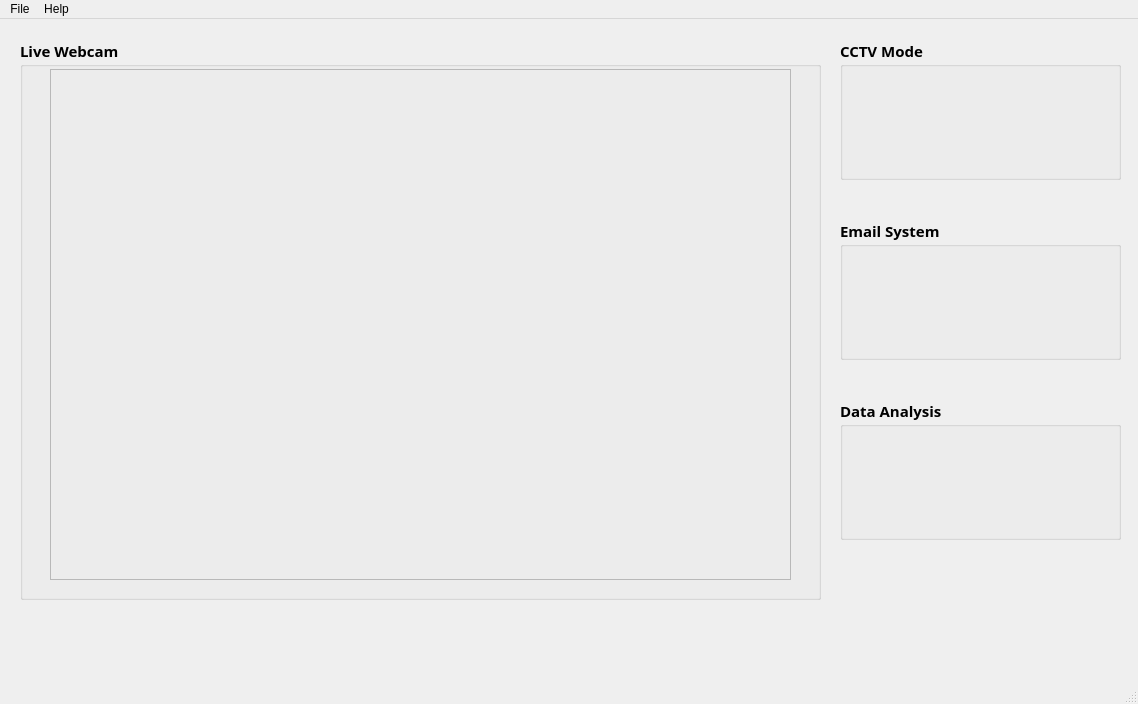
<?xml version="1.0" encoding="UTF-8"?>
<ui version="4.0">
 <class>MainWindow</class>
 <widget class="QMainWindow" name="MainWindow">
  <property name="geometry">
   <rect>
    <x>0</x>
    <y>0</y>
    <width>1138</width>
    <height>704</height>
   </rect>
  </property>
  <property name="windowTitle">
   <string>위험비행물 탐지시스템</string>
  </property>
  <property name="windowIcon">
   <iconset>
    <normaloff>pics/airplane.png</normaloff>pics/airplane.png</iconset>
  </property>
  <widget class="QWidget" name="centralwidget">
   <widget class="QGroupBox" name="box_cctv">
    <property name="enabled">
     <bool>true</bool>
    </property>
    <property name="geometry">
     <rect>
      <x>840</x>
      <y>20</y>
      <width>281</width>
      <height>141</height>
     </rect>
    </property>
    <property name="palette">
     <palette>
      <active>
       <colorrole role="Button">
        <brush brushstyle="SolidPattern">
         <color alpha="255">
          <red>244</red>
          <green>177</green>
          <blue>131</blue>
         </color>
        </brush>
       </colorrole>
       <colorrole role="Midlight">
        <brush brushstyle="SolidPattern">
         <color alpha="255">
          <red>244</red>
          <green>177</green>
          <blue>131</blue>
         </color>
        </brush>
       </colorrole>
       <colorrole role="Base">
        <brush brushstyle="SolidPattern">
         <color alpha="255">
          <red>255</red>
          <green>255</green>
          <blue>255</blue>
         </color>
        </brush>
       </colorrole>
       <colorrole role="Window">
        <brush brushstyle="SolidPattern">
         <color alpha="255">
          <red>244</red>
          <green>177</green>
          <blue>131</blue>
         </color>
        </brush>
       </colorrole>
      </active>
      <inactive>
       <colorrole role="Button">
        <brush brushstyle="SolidPattern">
         <color alpha="255">
          <red>244</red>
          <green>177</green>
          <blue>131</blue>
         </color>
        </brush>
       </colorrole>
       <colorrole role="Midlight">
        <brush brushstyle="SolidPattern">
         <color alpha="255">
          <red>244</red>
          <green>177</green>
          <blue>131</blue>
         </color>
        </brush>
       </colorrole>
       <colorrole role="Base">
        <brush brushstyle="SolidPattern">
         <color alpha="255">
          <red>255</red>
          <green>255</green>
          <blue>255</blue>
         </color>
        </brush>
       </colorrole>
       <colorrole role="Window">
        <brush brushstyle="SolidPattern">
         <color alpha="255">
          <red>244</red>
          <green>177</green>
          <blue>131</blue>
         </color>
        </brush>
       </colorrole>
      </inactive>
      <disabled>
       <colorrole role="Button">
        <brush brushstyle="SolidPattern">
         <color alpha="255">
          <red>244</red>
          <green>177</green>
          <blue>131</blue>
         </color>
        </brush>
       </colorrole>
       <colorrole role="Midlight">
        <brush brushstyle="SolidPattern">
         <color alpha="255">
          <red>244</red>
          <green>177</green>
          <blue>131</blue>
         </color>
        </brush>
       </colorrole>
       <colorrole role="Base">
        <brush brushstyle="SolidPattern">
         <color alpha="255">
          <red>244</red>
          <green>177</green>
          <blue>131</blue>
         </color>
        </brush>
       </colorrole>
       <colorrole role="Window">
        <brush brushstyle="SolidPattern">
         <color alpha="255">
          <red>244</red>
          <green>177</green>
          <blue>131</blue>
         </color>
        </brush>
       </colorrole>
      </disabled>
     </palette>
    </property>
    <property name="font">
     <font>
      <family>한국기계연구원_Bold</family>
      <pointsize>11</pointsize>
      <weight>75</weight>
      <bold>true</bold>
     </font>
    </property>
    <property name="cursor">
     <cursorShape>ArrowCursor</cursorShape>
    </property>
    <property name="acceptDrops">
     <bool>false</bool>
    </property>
    <property name="toolTipDuration">
     <number>-1</number>
    </property>
    <property name="autoFillBackground">
     <bool>false</bool>
    </property>
    <property name="title">
     <string>CCTV Mode</string>
    </property>
    <property name="flat">
     <bool>false</bool>
    </property>
    <property name="checkable">
     <bool>false</bool>
    </property>
    <widget class="QWidget" name="horizontalLayoutWidget">
     <property name="geometry">
      <rect>
       <x>10</x>
       <y>29</y>
       <width>261</width>
       <height>101</height>
      </rect>
     </property>
     <layout class="QHBoxLayout" name="horizontalLayout_cctv">
      <property name="spacing">
       <number>0</number>
      </property>
      <property name="sizeConstraint">
       <enum>QLayout::SetNoConstraint</enum>
      </property>
      <item>
       <spacer name="horizontalSpacer_4">
        <property name="orientation">
         <enum>Qt::Horizontal</enum>
        </property>
        <property name="sizeHint" stdset="0">
         <size>
          <width>40</width>
          <height>20</height>
         </size>
        </property>
       </spacer>
      </item>
      <item>
       <widget class="QPushButton" name="pushButton_cctv_on">
        <property name="palette">
         <palette>
          <active>
           <colorrole role="Button">
            <brush brushstyle="SolidPattern">
             <color alpha="255">
              <red>255</red>
              <green>255</green>
              <blue>255</blue>
             </color>
            </brush>
           </colorrole>
          </active>
          <inactive>
           <colorrole role="Button">
            <brush brushstyle="SolidPattern">
             <color alpha="255">
              <red>255</red>
              <green>255</green>
              <blue>255</blue>
             </color>
            </brush>
           </colorrole>
          </inactive>
          <disabled>
           <colorrole role="Button">
            <brush brushstyle="SolidPattern">
             <color alpha="255">
              <red>255</red>
              <green>255</green>
              <blue>255</blue>
             </color>
            </brush>
           </colorrole>
          </disabled>
         </palette>
        </property>
        <property name="font">
         <font>
          <family>Yu Gothic UI Semilight</family>
          <pointsize>9</pointsize>
          <weight>50</weight>
          <bold>false</bold>
         </font>
        </property>
        <property name="mouseTracking">
         <bool>false</bool>
        </property>
        <property name="text">
         <string/>
        </property>
        <property name="icon">
         <iconset>
          <normaloff>pics/on.png</normaloff>pics/on.png</iconset>
        </property>
        <property name="iconSize">
         <size>
          <width>70</width>
          <height>70</height>
         </size>
        </property>
        <property name="autoRepeatDelay">
         <number>300</number>
        </property>
        <property name="autoDefault">
         <bool>false</bool>
        </property>
        <property name="default">
         <bool>false</bool>
        </property>
        <property name="flat">
         <bool>true</bool>
        </property>
       </widget>
      </item>
      <item>
       <spacer name="horizontalSpacer_3">
        <property name="orientation">
         <enum>Qt::Horizontal</enum>
        </property>
        <property name="sizeHint" stdset="0">
         <size>
          <width>40</width>
          <height>20</height>
         </size>
        </property>
       </spacer>
      </item>
      <item>
       <widget class="QPushButton" name="pushButton_cctv_off">
        <property name="palette">
         <palette>
          <active>
           <colorrole role="Button">
            <brush brushstyle="SolidPattern">
             <color alpha="255">
              <red>255</red>
              <green>255</green>
              <blue>255</blue>
             </color>
            </brush>
           </colorrole>
          </active>
          <inactive>
           <colorrole role="Button">
            <brush brushstyle="SolidPattern">
             <color alpha="255">
              <red>255</red>
              <green>255</green>
              <blue>255</blue>
             </color>
            </brush>
           </colorrole>
          </inactive>
          <disabled>
           <colorrole role="Button">
            <brush brushstyle="SolidPattern">
             <color alpha="255">
              <red>255</red>
              <green>255</green>
              <blue>255</blue>
             </color>
            </brush>
           </colorrole>
          </disabled>
         </palette>
        </property>
        <property name="font">
         <font>
          <family>Yu Gothic UI Semilight</family>
          <pointsize>9</pointsize>
          <weight>50</weight>
          <bold>false</bold>
         </font>
        </property>
        <property name="text">
         <string/>
        </property>
        <property name="icon">
         <iconset>
          <normaloff>pics/off.png</normaloff>pics/off.png</iconset>
        </property>
        <property name="iconSize">
         <size>
          <width>70</width>
          <height>70</height>
         </size>
        </property>
        <property name="flat">
         <bool>true</bool>
        </property>
       </widget>
      </item>
      <item>
       <spacer name="horizontalSpacer_8">
        <property name="orientation">
         <enum>Qt::Horizontal</enum>
        </property>
        <property name="sizeHint" stdset="0">
         <size>
          <width>40</width>
          <height>20</height>
         </size>
        </property>
       </spacer>
      </item>
     </layout>
    </widget>
   </widget>
   <widget class="QGroupBox" name="box_webcam">
    <property name="geometry">
     <rect>
      <x>20</x>
      <y>20</y>
      <width>801</width>
      <height>561</height>
     </rect>
    </property>
    <property name="font">
     <font>
      <family>한국기계연구원_Bold</family>
      <pointsize>11</pointsize>
      <weight>75</weight>
      <bold>true</bold>
     </font>
    </property>
    <property name="title">
     <string>Live Webcam</string>
    </property>
    <property name="flat">
     <bool>false</bool>
    </property>
    <widget class="QFrame" name="frame_webcam">
     <property name="geometry">
      <rect>
       <x>30</x>
       <y>30</y>
       <width>741</width>
       <height>511</height>
      </rect>
     </property>
     <property name="frameShape">
      <enum>QFrame::StyledPanel</enum>
     </property>
     <property name="frameShadow">
      <enum>QFrame::Raised</enum>
     </property>
    </widget>
   </widget>
   <widget class="QGroupBox" name="box_email">
    <property name="geometry">
     <rect>
      <x>840</x>
      <y>200</y>
      <width>281</width>
      <height>141</height>
     </rect>
    </property>
    <property name="font">
     <font>
      <family>한국기계연구원_Bold</family>
      <pointsize>11</pointsize>
      <weight>75</weight>
      <bold>true</bold>
     </font>
    </property>
    <property name="autoFillBackground">
     <bool>false</bool>
    </property>
    <property name="title">
     <string>Email System</string>
    </property>
    <widget class="QWidget" name="horizontalLayoutWidget_3">
     <property name="geometry">
      <rect>
       <x>10</x>
       <y>30</y>
       <width>261</width>
       <height>101</height>
      </rect>
     </property>
     <layout class="QHBoxLayout" name="horizontalLayout_email">
      <item>
       <spacer name="horizontalSpacer">
        <property name="orientation">
         <enum>Qt::Horizontal</enum>
        </property>
        <property name="sizeHint" stdset="0">
         <size>
          <width>40</width>
          <height>20</height>
         </size>
        </property>
       </spacer>
      </item>
      <item>
       <widget class="QPushButton" name="pushButton_email">
        <property name="font">
         <font>
          <family>Yu Gothic UI Semilight</family>
          <pointsize>9</pointsize>
          <weight>50</weight>
          <bold>false</bold>
         </font>
        </property>
        <property name="text">
         <string/>
        </property>
        <property name="icon">
         <iconset>
          <normaloff>pics/mail_start_1.png</normaloff>pics/mail_start_1.png</iconset>
        </property>
        <property name="iconSize">
         <size>
          <width>120</width>
          <height>60</height>
         </size>
        </property>
        <property name="flat">
         <bool>true</bool>
        </property>
       </widget>
      </item>
      <item>
       <spacer name="horizontalSpacer_2">
        <property name="orientation">
         <enum>Qt::Horizontal</enum>
        </property>
        <property name="sizeHint" stdset="0">
         <size>
          <width>40</width>
          <height>20</height>
         </size>
        </property>
       </spacer>
      </item>
     </layout>
    </widget>
   </widget>
   <widget class="QGroupBox" name="box_data">
    <property name="geometry">
     <rect>
      <x>840</x>
      <y>380</y>
      <width>281</width>
      <height>141</height>
     </rect>
    </property>
    <property name="font">
     <font>
      <family>한국기계연구원_Bold</family>
      <pointsize>11</pointsize>
      <weight>75</weight>
      <bold>true</bold>
     </font>
    </property>
    <property name="title">
     <string>Data Analysis</string>
    </property>
    <property name="checkable">
     <bool>false</bool>
    </property>
    <widget class="QWidget" name="horizontalLayoutWidget_5">
     <property name="geometry">
      <rect>
       <x>10</x>
       <y>30</y>
       <width>261</width>
       <height>101</height>
      </rect>
     </property>
     <layout class="QHBoxLayout" name="horizontalLayout_data">
      <item>
       <spacer name="horizontalSpacer_6">
        <property name="orientation">
         <enum>Qt::Horizontal</enum>
        </property>
        <property name="sizeHint" stdset="0">
         <size>
          <width>40</width>
          <height>20</height>
         </size>
        </property>
       </spacer>
      </item>
      <item>
       <widget class="QPushButton" name="pushButton_data">
        <property name="enabled">
         <bool>true</bool>
        </property>
        <property name="font">
         <font>
          <family>Yu Gothic UI Semilight</family>
          <pointsize>9</pointsize>
          <weight>50</weight>
          <bold>false</bold>
         </font>
        </property>
        <property name="text">
         <string/>
        </property>
        <property name="icon">
         <iconset>
          <normaloff>pics/powerbi.png</normaloff>pics/powerbi.png</iconset>
        </property>
        <property name="iconSize">
         <size>
          <width>120</width>
          <height>80</height>
         </size>
        </property>
        <property name="checkable">
         <bool>false</bool>
        </property>
        <property name="autoRepeat">
         <bool>false</bool>
        </property>
        <property name="autoDefault">
         <bool>false</bool>
        </property>
        <property name="flat">
         <bool>true</bool>
        </property>
       </widget>
      </item>
      <item>
       <spacer name="horizontalSpacer_5">
        <property name="orientation">
         <enum>Qt::Horizontal</enum>
        </property>
        <property name="sizeHint" stdset="0">
         <size>
          <width>40</width>
          <height>20</height>
         </size>
        </property>
       </spacer>
      </item>
     </layout>
    </widget>
   </widget>
   <widget class="QWidget" name="horizontalLayoutWidget_2">
    <property name="geometry">
     <rect>
      <x>840</x>
      <y>540</y>
      <width>281</width>
      <height>61</height>
     </rect>
    </property>
    <layout class="QHBoxLayout" name="horizontalLayout">
     <item>
      <spacer name="horizontalSpacer_7">
       <property name="orientation">
        <enum>Qt::Horizontal</enum>
       </property>
       <property name="sizeHint" stdset="0">
        <size>
         <width>40</width>
         <height>20</height>
        </size>
       </property>
      </spacer>
     </item>
     <item>
      <widget class="QPushButton" name="pushButton_exit">
       <property name="font">
        <font>
         <family>Yu Gothic UI Semilight</family>
         <weight>50</weight>
         <bold>false</bold>
        </font>
       </property>
       <property name="text">
        <string/>
       </property>
       <property name="icon">
        <iconset>
         <normaloff>pics/exit_1.png</normaloff>pics/exit_1.png</iconset>
       </property>
       <property name="iconSize">
        <size>
         <width>120</width>
         <height>50</height>
        </size>
       </property>
       <property name="flat">
        <bool>true</bool>
       </property>
      </widget>
     </item>
    </layout>
   </widget>
  </widget>
  <widget class="QStatusBar" name="statusbar"/>
  <widget class="QMenuBar" name="menubar">
   <property name="geometry">
    <rect>
     <x>0</x>
     <y>0</y>
     <width>1138</width>
     <height>26</height>
    </rect>
   </property>
   <widget class="QMenu" name="menuFile">
    <property name="title">
     <string>File</string>
    </property>
    <addaction name="actionOpen"/>
    <addaction name="actionSave"/>
    <addaction name="actionPrint"/>
    <addaction name="actionExit"/>
   </widget>
   <widget class="QMenu" name="menuHelp">
    <property name="title">
     <string>Help</string>
    </property>
   </widget>
   <addaction name="menuFile"/>
   <addaction name="menuHelp"/>
  </widget>
  <action name="actionExit">
   <property name="checkable">
    <bool>false</bool>
   </property>
   <property name="icon">
    <iconset>
     <normaloff>../../../../.designer/backup/pics/exit.png</normaloff>../../../../.designer/backup/pics/exit.png</iconset>
   </property>
   <property name="text">
    <string>Exit</string>
   </property>
   <property name="shortcut">
    <string>Ctrl+Q</string>
   </property>
  </action>
  <action name="actionOpen">
   <property name="icon">
    <iconset>
     <normaloff>../../../../.designer/backup/pics/edit.png</normaloff>../../../../.designer/backup/pics/edit.png</iconset>
   </property>
   <property name="text">
    <string>Open</string>
   </property>
   <property name="shortcut">
    <string>Ctrl+O</string>
   </property>
  </action>
  <action name="actionSave">
   <property name="icon">
    <iconset>
     <normaloff>../../../../.designer/backup/pics/save.png</normaloff>../../../../.designer/backup/pics/save.png</iconset>
   </property>
   <property name="text">
    <string>Save</string>
   </property>
   <property name="shortcut">
    <string>Ctrl+S</string>
   </property>
  </action>
  <action name="actionPrint">
   <property name="text">
    <string>Print</string>
   </property>
   <property name="shortcut">
    <string>Ctrl+P</string>
   </property>
  </action>
 </widget>
 <tabstops>
  <tabstop>pushButton_cctv_off</tabstop>
 </tabstops>
 <resources/>
 <connections>
  <connection>
   <sender>menubar</sender>
   <signal>triggered(QAction*)</signal>
   <receiver>MainWindow</receiver>
   <slot>close()</slot>
   <hints>
    <hint type="sourcelabel">
     <x>19</x>
     <y>15</y>
    </hint>
    <hint type="destinationlabel">
     <x>919</x>
     <y>0</y>
    </hint>
   </hints>
  </connection>
  <connection>
   <sender>pushButton_email</sender>
   <signal>clicked()</signal>
   <receiver>MainWindow</receiver>
   <slot>email_clicked()</slot>
   <hints>
    <hint type="sourcelabel">
     <x>182</x>
     <y>298</y>
    </hint>
    <hint type="destinationlabel">
     <x>283</x>
     <y>580</y>
    </hint>
   </hints>
  </connection>
  <connection>
   <sender>pushButton_data</sender>
   <signal>clicked()</signal>
   <receiver>MainWindow</receiver>
   <slot>bi_clicked()</slot>
   <hints>
    <hint type="sourcelabel">
     <x>155</x>
     <y>514</y>
    </hint>
    <hint type="destinationlabel">
     <x>224</x>
     <y>585</y>
    </hint>
   </hints>
  </connection>
  <connection>
   <sender>pushButton_exit</sender>
   <signal>clicked()</signal>
   <receiver>MainWindow</receiver>
   <slot>close()</slot>
   <hints>
    <hint type="sourcelabel">
     <x>1028</x>
     <y>568</y>
    </hint>
    <hint type="destinationlabel">
     <x>763</x>
     <y>0</y>
    </hint>
   </hints>
  </connection>
 </connections>
 <slots>
  <slot>email_clicked()</slot>
  <slot>bi_clicked()</slot>
 </slots>
</ui>
